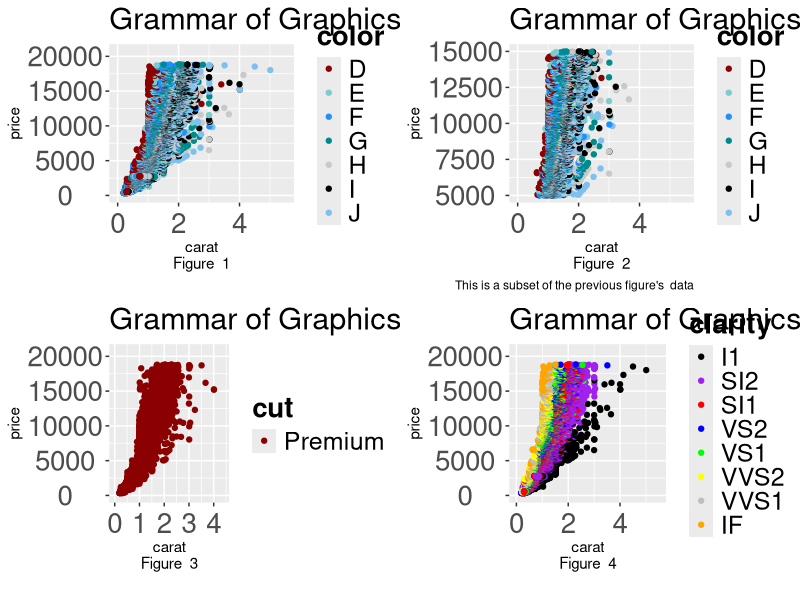

Source code (R):
require(tidyr)
require(dplyr)
require(ggplot2)

FigureNum <<- 0 # Global variable

ggplot_func <- function(df,
  Title = "Diamonds",
  Legend = "color",   # Notice how this is handled below using names(df)[names(df) == Legend] <- 'Legend'
  PointColor = c("red4", "darkslategray3", "dodgerblue1", "darkcyan",
                 "gray79", "black", "skyblue2", "dodgerblue4",
                 "purple4", "maroon", "chocolate1", "bisque3", "bisque",
                 "seagreen4", "lightgreen", "skyblue4", "mediumpurple3",
                 "palevioletred1", "lightsalmon4", "darkgoldenrod1"),
  YMin = 0,
  YMax = max(df$price) * 1.1,
  XMin = 0,
  XMax = max(df$carat) * 1.1,
  Caption = ""
) {
    FigureNum <<- FigureNum + 1
    
    # See http://stackoverflow.com/questions/32503843/using-a-function-parameter-in-ggplot-mapping-aes for a discussion of the following line of code:
    names(df)[names(df) == Legend] <- 'Legend'
    print(names(df))
    
    p <- ggplot(df) + 
      geom_point(aes(x=carat, y=price, colour=Legend)) +
      ylim(YMin, YMax) + xlim(XMin, XMax) +
      scale_colour_manual(values = PointColor) +
      labs(title="Grammar of Graphics Example", x = paste("carat\nFigure ", FigureNum), colour = Legend, caption = Caption) +
      theme(axis.text.x=element_text(size=20, vjust=0.5)) +
      theme(axis.text.y=element_text(size=20, hjust=0.5)) +
      theme(plot.title = element_text(size=22)) +
      theme(legend.title = element_text(size=20, face="bold"), legend.text = element_text(size=18))
 
    return(p)
}

p1 <- ggplot_func(diamonds)
p2 <- ggplot_func(diamonds, YMin = 5000, YMax = 15000, Caption = "This is a subset of the previous figure's  data")
p3 <- dplyr::filter(diamonds, cut == "Premium") %>% ggplot_func(., Legend = "cut")
p4 <- ggplot_func(diamonds, Legend = "clarity", PointColor = c("black", "purple", "red", "blue", "green", "yellow", "grey", "orange"))

require("grid")

# You may need to use getwd() to find out where the "4diamonds.png" file will be put.
# You can use setwd() to set the current working directory.
png("4diamonds.png", width = 25, height = 20, units = "in", res = 72)
grid.newpage()
pushViewport(viewport(layout = grid.layout(2, 2)))   

# Print Plots
print(p1, vp = viewport(layout.pos.row = 1, layout.pos.col = 1))  
print(p2, vp = viewport(layout.pos.row = 1, layout.pos.col = 2))
print(p3, vp = viewport(layout.pos.row = 2, layout.pos.col = 1))  
print(p4, vp = viewport(layout.pos.row = 2, layout.pos.col = 2)) 

dev.off()
